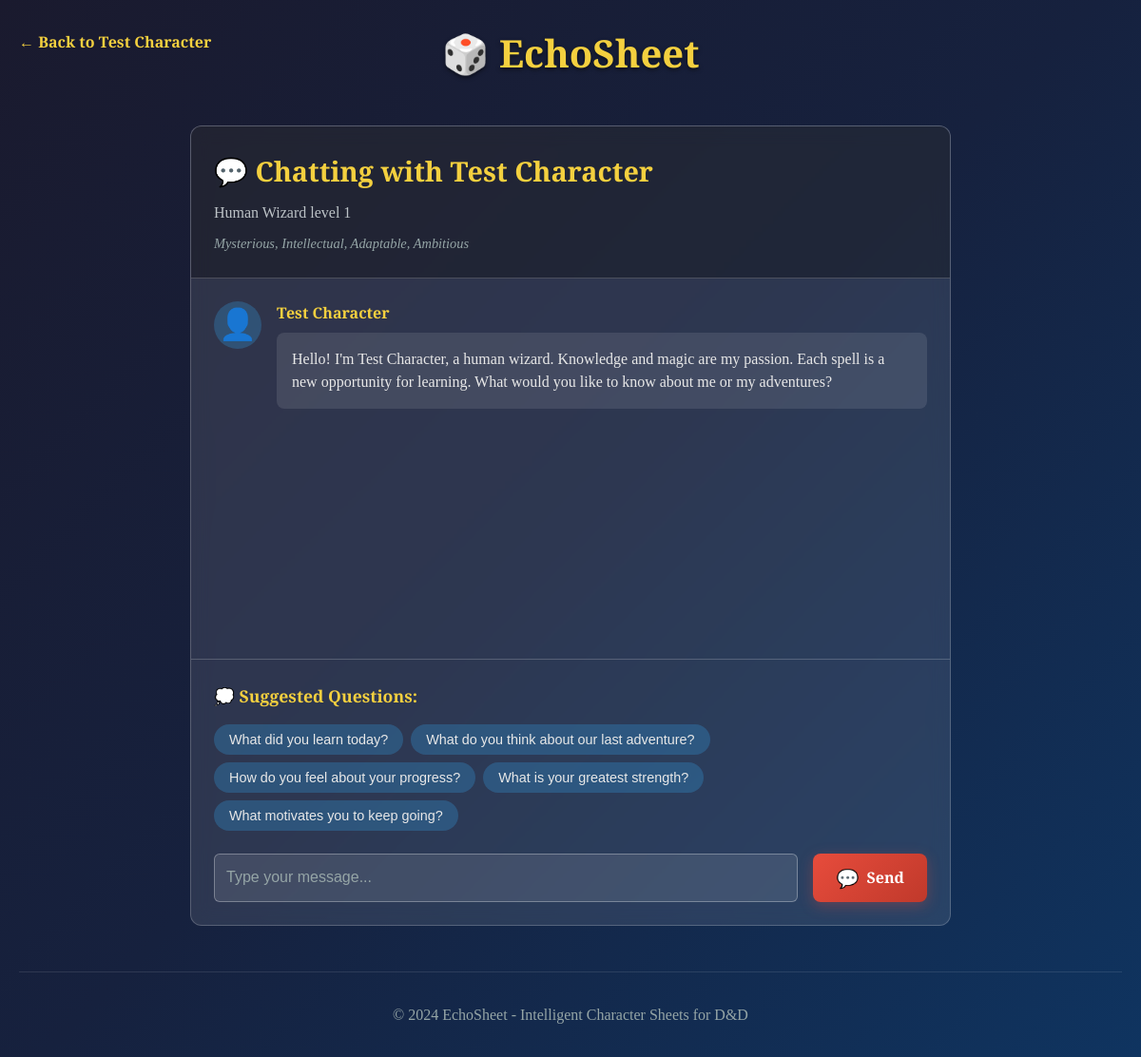
Screenshot of /character/24/chat with the database file from the repository.
### tables this page shows
CREATE TABLE characters (
            id INTEGER PRIMARY KEY AUTOINCREMENT,
            name TEXT NOT NULL,
            race TEXT NOT NULL,
            char_class TEXT NOT NULL,
            level INTEGER DEFAULT 1,
            background TEXT,
            attributes TEXT,
            skills TEXT,
            feats TEXT,
            spells TEXT,
            personality_traits TEXT,
            history_log TEXT,
            chat_history TEXT,
            created_at TIMESTAMP DEFAULT CURRENT_TIMESTAMP
        , cantrips TEXT, spells_known TEXT);

### app.py (the view, shortened to what this page needs)
@app.route('/character/<int:character_id>/chat', methods=['GET', 'POST'])
def chat_with_character(character_id):
    conn = sqlite3.connect('db.sqlite')
    cursor = conn.cursor()
    cursor.execute('SELECT * FROM characters WHERE id = ?', (character_id,))
    char_data = cursor.fetchone()
    conn.close()
    if not char_data:
        return redirect(url_for('index'))
    character = Character(
        id=char_data[0],
        name=char_data[1],
        race=char_data[2],
        char_class=char_data[3],
        level=char_data[4],
        background=char_data[5],
        attributes=json.loads(char_data[6]) if char_data[6] and char_data[6].strip() else {},
        skills=json.loads(char_data[7]) if char_data[7] and char_data[7].strip() else [],
        feats=json.loads(char_data[8]) if char_data[8] and char_data[8].strip() else [],
        cantrips=json.loads(char_data[14]) if char_data[14] and char_data[14].strip() else [],
        spells_known=json.loads(char_data[15]) if char_data[15] and char_data[15].strip() else [],
        personality_traits=char_data[10] or '',
        chat_history=json.loads(char_data[12]) if char_data[12] and char_data[12].strip() else []
    )
    character.spells = character.cantrips + character.spells_known
    return render_template('chat.html', character=character)

### templates/chat.html (shortened to what this page needs)
<!DOCTYPE html>
<html lang="es">
<head>
    <link rel="stylesheet" href="{{ url_for('static', filename='styles.css') }}">
</head>
<body>
    <div class="container">
        <header class="main-header">
            <h1 class="title">🎲 EchoSheet</h1>
            <a href="{{ url_for('view_character', character_id=character.id) }}" class="back-link">← Back to {{ character.name }}</a>
        </header>
        <main class="main-content">
            <div class="chat-container">
                <div class="chat-header">
                    <div class="character-info">
                        <h2>💬 Chatting with {{ character.name }}</h2>
                        <p class="character-subtitle">{{ character.race }} {{ character.char_class }} level {{ character.level }}</p>
                        {% if character.personality_traits %}
                            <p class="personality-preview">{{ character.personality_traits }}</p>
                        {% endif %}
                    </div>
                </div>
                <div class="chat-messages" id="chat-messages">
                    <div class="message character-message">
                        <div class="message-avatar">👤</div>
                        <div class="message-content">
                            <div class="message-sender">{{ character.name }}</div>
                            <div class="message-text">
                                Hello! I'm {{ character.name }}, a {{ character.race.lower() }} {{ character.char_class.lower() }}.
                                {% if character.char_class == 'Fighter' %}
                                    I'm ready for battle and always seek to improve my combat techniques.
                                {% elif character.char_class == 'Wizard' %}
                                    Knowledge and magic are my passion. Each spell is a new opportunity for learning.
                                {% elif character.char_class == 'Cleric' %}
                                    My faith guides me in every step. I'm here to help and protect those in need.
                                {% elif character.char_class == 'Rogue' %}
                                    The shadows are my allies. I prefer to work from the shadows, but when necessary, I act.
                                {% elif character.char_class == 'Ranger' %}
                                    Nature is my home. The forests have taught me everything I know about survival.
                                {% elif character.char_class == 'Paladin' %}
                                    Justice and honor are my principles. I fight for what is right and protect the innocent.
                                {% elif character.char_class == 'Bard' %}
                                    Stories and music are my life. Each adventure is a new song waiting to be sung.
                                {% elif character.char_class == 'Sorcerer' %}
                                    Magic flows in my veins. My power is part of my being, both blessing and responsibility.
                                {% elif character.char_class == 'Warlock' %}
                                    My patron has granted me power, but at a price. Arcane secrets are my specialty.
                                {% elif character.char_class == 'Monk' %}
                                    Inner peace and discipline are my path. The balance between body and mind is essential.
                                {% elif character.char_class == 'Druid' %}
                                    I am one with nature. The spirits of the earth guide and protect me.
                                {% elif character.char_class == 'Barbarian' %}
                                    Rage and strength are my weapons. My tribe has forged me in the fire of battle.
                                {% else %}
                                    I'm here to adventure and grow in power and experience.
                                {% endif %}
                                What would you like to know about me or my adventures?
                            </div>
                        </div>
                    </div>
                </div>
                <div class="chat-input-section">
                    <div class="suggested-questions">
                        <h4>💭 Suggested Questions:</h4>
                        <div class="question-buttons">
                            <button class="question-btn" data-question="What did you learn today?">What did you learn today?</button>
                            <button class="question-btn" data-question="What do you think about our last adventure?">What do you think about our last adventure?</button>
                            <button class="question-btn" data-question="How do you feel about your progress?">How do you feel about your progress?</button>
                            <button class="question-btn" data-question="What is your greatest strength?">What is your greatest strength?</button>
                            <button class="question-btn" data-question="What motivates you to keep going?">What motivates you to keep going?</button>
                        </div>
                    </div>
                    <form id="chat-form" class="chat-form">
                        <div class="input-group">
                            <input type="text" id="message-input" placeholder="Type your message..." required>
                            <button type="submit" class="btn btn-primary">
                                <span class="btn-icon">💬</span>
                                Send
                            </button>
                        </div>
                    </form>
                </div>
            </div>
        </main>
        <footer class="main-footer">
            <p>&copy; 2024 EchoSheet - Intelligent Character Sheets for D&D</p>
        </footer>
    </div>
</body>
</html>

### static/styles.css (style rules this page uses)
* { margin: 0; padding: 0; box-sizing: border-box; }
body { font-family: 'Crimson Text', serif; background: linear-gradient(135deg, #1a1a2e 0%, #16213e 50%, #0f3460 100%); color: #e8e8e8; line-height: 1.6; min-height: 100vh; overflow-x: hidden; }
.container { max-width: 1200px; margin: 0 auto; padding: 0 20px; position: relative; }
html { scroll-behavior: smooth; }
h1, h2, h3, h4, h5, h6 { font-family: 'Cinzel', serif; font-weight: 600; color: #f4d03f; }
.main-header { text-align: center; padding: 1.5rem 0; position: relative; margin-bottom: 1rem; }
.title { font-size: 2.5rem; margin-bottom: 0.25rem; text-shadow: 0 2px 4px rgba(0, 0, 0, 0.5); color: #f4d03f; }
.back-link { position: absolute; top: 2rem; left: 0; color: #f4d03f; text-decoration: none; font-weight: 600; transition: color 0.3s ease; }
.btn { display: inline-flex; align-items: center; gap: 0.5rem; padding: 0.75rem 1.5rem; border: none; border-radius: 8px; font-family: 'Cinzel', serif; font-weight: 600; text-decoration: none; cursor: pointer; transition: all 0.3s ease; font-size: 1rem; }
.btn-primary { background: linear-gradient(135deg, #e74c3c, #c0392b); color: white; box-shadow: 0 4px 15px rgba(231, 76, 60, 0.3); }
.btn-icon { font-size: 1.2em; }
.character-info { flex: 1; min-width: 0; }
.chat-container { max-width: 800px; margin: 0 auto; background: rgba(255, 255, 255, 0.1); border-radius: 12px; backdrop-filter: blur(10px); border: 1px solid rgba(255, 255, 255, 0.2); overflow: hidden; }
.chat-header { background: rgba(0, 0, 0, 0.3); padding: 1.5rem; border-bottom: 1px solid rgba(255, 255, 255, 0.2); }
.chat-header h2 { font-size: 1.8rem; margin-bottom: 0.5rem; color: #f4d03f; }
.character-subtitle { color: #bdc3c7; margin-bottom: 0.5rem; }
.personality-preview { color: #95a5a6; font-style: italic; font-size: 0.9rem; }
.chat-messages { height: 400px; overflow-y: auto; padding: 1.5rem; }
.message { display: flex; gap: 1rem; margin-bottom: 1.5rem; }
.message-avatar { font-size: 2rem; width: 50px; height: 50px; display: flex; align-items: center; justify-content: center; background: rgba(52, 152, 219, 0.3); border-radius: 50%; flex-shrink: 0; }
.message-content { flex: 1; }
.message-sender { font-weight: bold; color: #f4d03f; margin-bottom: 0.5rem; }
.message-text { background: rgba(255, 255, 255, 0.1); padding: 1rem; border-radius: 8px; color: #e8e8e8; line-height: 1.5; }
.chat-input-section { padding: 1.5rem; border-top: 1px solid rgba(255, 255, 255, 0.2); }
.suggested-questions { margin-bottom: 1.5rem; }
.suggested-questions h4 { font-size: 1.1rem; margin-bottom: 1rem; color: #f4d03f; }
.question-buttons { display: flex; flex-wrap: wrap; gap: 0.5rem; }
.question-btn { background: rgba(52, 152, 219, 0.3); border: none; color: #e8e8e8; padding: 0.5rem 1rem; border-radius: 20px; cursor: pointer; font-size: 0.9rem; transition: background 0.3s ease; }
.chat-form { display: flex; gap: 1rem; }
.input-group { display: flex; flex: 1; gap: 1rem; }
#message-input { flex: 1; padding: 0.75rem; border: 1px solid rgba(255, 255, 255, 0.3); border-radius: 6px; background: rgba(255, 255, 255, 0.1); color: #e8e8e8; font-size: 1rem; }
#message-input::placeholder { color: #95a5a6; }
.main-footer { text-align: center; padding: 2rem 0; color: #95a5a6; border-top: 1px solid rgba(255, 255, 255, 0.1); margin-top: 3rem; }
.character-info { flex: 1; }

### rows the page displays
characters: name "Test Character", race "Human", char_class "Wizard", level "1", personality_traits "Mysterious, Intellectual, Adaptable, Ambitious", race "human", char_class "wizard"
